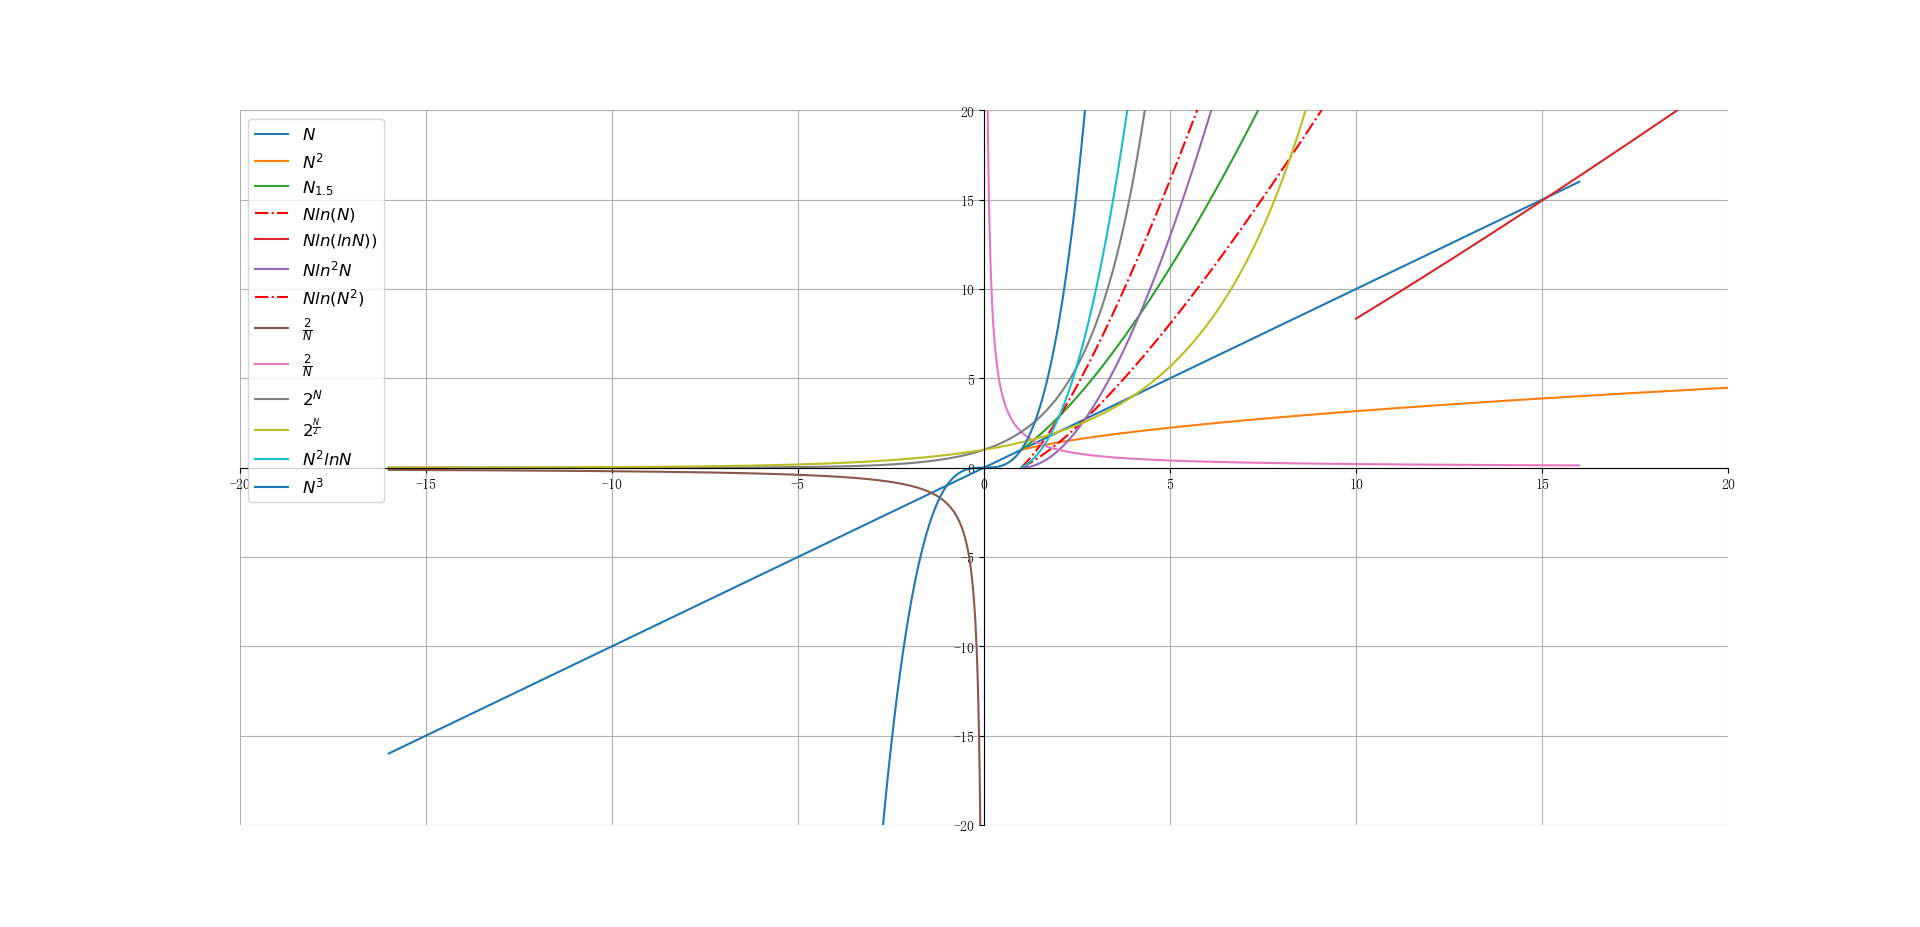

Source code (Python):
# -*- coding: UTF-8 -*-
import numpy as np
import matplotlib.pyplot as plt
import time
plt.rcParams["font.sans-serif"] = ["SimSun"]
plt.rcParams["axes.unicode_minus"] = False

# Plot functions
x1 = np.linspace(-16, 16, 2000)
x2 = np.linspace(1, 20, 2000)
x3 = np.linspace(10.00, 20, 600)
fig = plt.figure(figsize=(10, 12))
plt.plot(x1, x1, label=r"$N$")
plt.plot(x2, np.sqrt(x2), label=r"$N^{2}$")
plt.plot(x2, x2 ** 1.5, label=r"$N_{1.5}$")
plt.plot(x2, x2 * np.log(x2), color="red", linestyle="-.", label=r"$Nln(N)$")
plt.plot(x3, x3 * np.log(np.log(x3)), label=r"$Nln(lnN))$")
plt.plot(x2, x2 * np.log(x2) ** 2, label=r"$Nln^{2}N$")
plt.plot(x2, x2 * np.log(x2 ** 2), color="red", linestyle="-.", label=r"$Nln(N^{2})$")
plt.plot(x1[:1000], 2 / x1[:1000], x1[1000:], 2 / x1[1000:], label=r"$\frac{2}{N}$")
plt.plot(x1, 2 ** x1, label=r"$2^{N}$")
plt.plot(x1, 2 ** (x1 / 2), label=r"$2^{\frac{N}{2}}$")
plt.plot(x2, x2 ** 2 * np.log(x2), label=r"$N^{2}lnN$")
plt.plot(x1, x1 ** 3, label=r"$N^{3}$")
plt.legend(fontsize="large")
plt.ylim(-20, 20)
plt.xlim(-20, 20)
ax = plt.gca()
ax.spines["right"].set_visible(False)
# ax.spines["left"].set_visible(False)
ax.spines["top"].set_visible(False)
ax.xaxis.set_ticks_position("bottom")
ax.spines["bottom"].set_position(("data", 0))
ax.yaxis.set_ticks_position("left")
ax.spines["left"].set_position(("data", 0))
plt.grid()
plt.ion()
plt.show()


# Time cost analysis
def find_time(N, func):
    # Input the N and function, return the time  the function with the parameter N takes
    start0 = time.time()
    func(N)
    end0 = time.time()
    elapse0 = end0 - start0
    return elapse0


def sum1(N):
    # Time complexity: O(N)
    sum10 = 0
    for i in range(N):
        sum10 += 1
    return sum10


def sum2(N):
    # Time complexity: O(N^2)
    sum20 = 0
    for i in range(N):
        for j in range(N):
            sum20 += 1
    return sum20


def sum3(N):
    # Time complexity: O(N^3)
    sum30 = 0
    for i in range(N):
        for j in range(N*N):
            sum30 += 1
    return sum30


def sum4(N):
    # Time complexity: O(N^2)
    sum40 = 0
    for i in range(N):
        for j in range(i):
            sum40 += 1
    return sum40


def sum5(N):
    # Time complexity: O(N^5)
    sum50 = 0
    for i in range(N):
        for j in range(i*i):
            for k in range(j):
                sum50 += 1
    return sum50


def sum6(N):
    # Time complexity: O(N^5)
    sum60 = 0
    for i in range(N):
        for j in range(i*i):
            if j % i == 0:
                for k in range(j):
                    sum60 += 1
    return sum60


elapse = find_time(1000, sum1)
print("{0:-<40.6f}".format(elapse))


# Fast power algorithm
def fast_power(base, power):
    result = 1
    while power:
        if power & 1:
            result *= base
        base *= base
        power >>= 1
    return result
